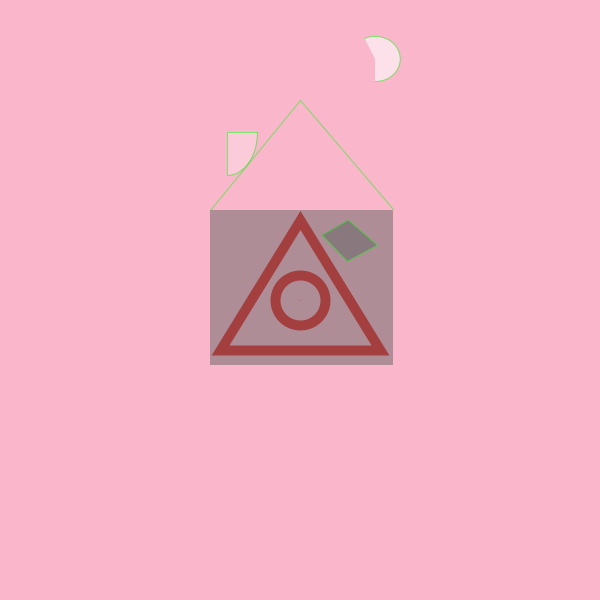
Frame 1 (no input)
Frame 60 (the mouse pressed at the canvas centre just before this capture): identical to frame 1, image omitted
Frame 120 (the mouse held since frame 60 and released just before this capture): identical to frame 1, image omitted

The Processing sketch that drew this single still picture (run headless with seeded random() and noise(); from frame 60 on, the mouse is pressed at the canvas centre):

// Processing sketch: day1_primitive_colors
// ── day1_primitive_colors.pde
// Changing Color and Attributes of Primitives
// Amanda Agricola (aagricola@mica.edu)
// Interactive Arts 1: Day 1

void setup(){
 size(600,600); // Size of window with the arguments: (width, height);
}

void draw(){
// Color can be set in one of three ways  
// Grayscale: A range from 0-255 (black to white)

// HEX: A hexadecimal value: #RRGGBB
 background(#FAB6CB); //fill the background with light gray
 noFill(); //this gives the shapes that follow this command no fill color - stroke only
 
  // RGB: Red, green, and blue values separated by commas
  noSmooth(); // Turn off smoothing for point to make it more visible
  stroke(227, 27, 27);
 point(300, 300); 
strokeWeight(10); //this function changes the weight of the stroke
smooth(); // Set smoothing back on for everything else
ellipse(300, 300, 50,50); 
 
 // Triangle triangle(x1, y1, x2, y2, x3, y3)
triangle(300, 220, 220, 350, 380, 350);

  // noStroke() is used to draw shapes without an outline
  noStroke();
// Alpha (opacity) of all 3 modes can be adjusted (0-255) by adding an additional argument
fill(100, 128); // 50% opacity
rect(210, 210, 183, 155);

strokeWeight(1); // Stroke is now 1px thick
stroke(#00FF00, 128);
line(210, 210, 300, 100);
line(300, 100, 393, 209); 

 quad(322, 235, 348.3, 220, 377, 245, 347.3, 261); //appears darker because it is layered twice with 
 
 fill(255, 150); //whit fill with opacity
  arc(375, 59, 50, 45, -2, HALF_PI);

 fill(255, 75); // Same color, less opacity
  arc(227, 132, 60, 86, 0, HALF_PI, PIE);
 
}
